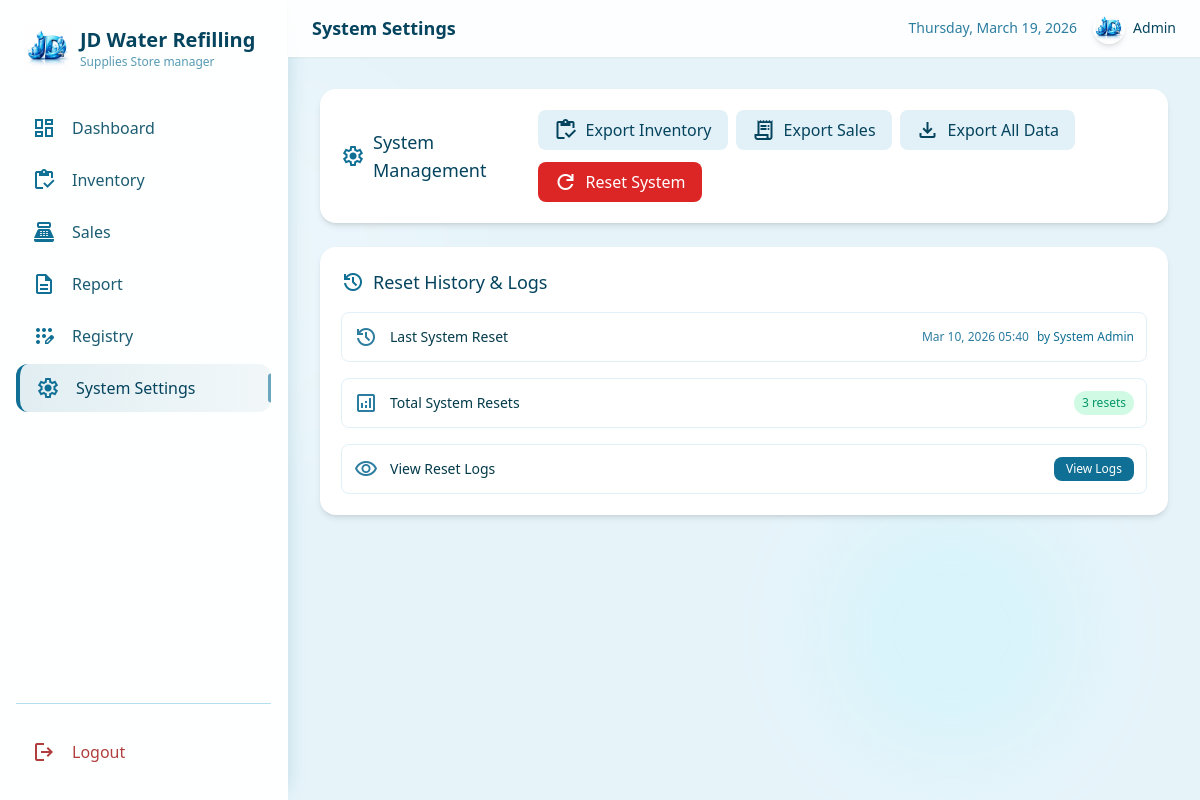
/admin/systemsettings.php (signed in), run on the app's committed database.
### tables this page shows
CREATE TABLE `system_reset_logs` (
  `id` int(11) NOT NULL,
  `reset_timestamp` timestamp NOT NULL DEFAULT current_timestamp(),
  `admin_user` varchar(100) DEFAULT 'System Admin',
  `total_sales_orders_before` int(11) DEFAULT 0,
  `total_sales_items_before` int(11) DEFAULT 0,
  `total_inventory_logs_before` int(11) DEFAULT 0,
  `total_reports_before` int(11) DEFAULT 0,
  `total_stock_value_before` decimal(12,2) DEFAULT 0.00,
  `reset_reason` varchar(255) DEFAULT 'Manual system reset',
  `backup_data` longtext DEFAULT NULL CHECK (json_valid(`backup_data`)),
  `status` enum('completed','failed') DEFAULT 'completed',
  `notes` text DEFAULT NULL
);

### admin/systemsettings.php (the view, shortened to what this page needs)
<?php
require_once __DIR__ . '/../config/connect.php';
?>
<!DOCTYPE html>
<html lang="en">
<head>
  <script src="https://cdn.tailwindcss.com"></script>
</head>
<body class="bg-[#e6f4fa] font-sans antialiased text-[#043b4a] min-h-screen flex">
  <?php include '../includes/sidebar.php'; ?>
  <div class="flex-1 flex flex-col w-full min-w-0">
    <header class="bg-white/90 backdrop-blur-md border-b border-white/40 px-3 sm:px-4 lg:px-6 py-2 sm:py-3 flex items-center justify-between sticky top-0 z-10 shadow-sm">
      <div class="flex items-center gap-2 sm:gap-3 min-w-0 flex-1 lg:ml-0 ml-12">
        <h1 class="text-sm sm:text-base lg:text-lg xl:text-xl font-light text-[#05445E] truncate">
          <span class="font-semibold">System Settings</span>
        </h1>
      </div>
      <div class="flex items-center gap-2 sm:gap-4 flex-shrink-0">
        <div class="hidden lg:block text-sm text-[#2c7da0]"><?= date('l, F j, Y') ?></div>
        <div class="flex items-center gap-1.5 sm:gap-2 cursor-pointer group">
          <img src="../assets/images/logo.jpg" alt="JD Logo" class="w-6 h-6 sm:w-8 sm:h-8 rounded-full object-contain shadow-md">
          <span class="hidden sm:block text-xs sm:text-sm font-medium text-[#05445E] group-hover:text-[#0f6f94] whitespace-nowrap">Admin</span>
        </div>
      </div>
    </header>
    <main class="flex-1 p-4 sm:p-6 lg:p-8 overflow-y-auto">
      <div class="bg-white rounded-2xl p-5 shadow-md border border-white/40 mb-6">
        <div class="flex flex-col sm:flex-row justify-between items-start sm:items-center gap-4">
          <h2 class="text-lg font-medium text-[#05445E] flex items-center gap-2">
            <span class="material-symbols-outlined text-[#0f6f94]">settings</span> System Management
          </h2>
          <div class="flex flex-wrap gap-3">
            <div class="flex gap-2">
              <button id="exportInventoryBtn" class="flex items-center gap-2 px-4 py-2 bg-[#e2f0f7] text-[#05445E] rounded-lg hover:bg-[#cee9f5] transition export-btn" data-type="inventory">
                <span class="material-symbols-outlined">inventory</span>
                Export Inventory
              </button>
              <button id="exportSalesBtn" class="flex items-center gap-2 px-4 py-2 bg-[#e2f0f7] text-[#05445E] rounded-lg hover:bg-[#cee9f5] transition export-btn" data-type="sales">
                <span class="material-symbols-outlined">receipt_long</span>
                Export Sales
              </button>
              <button id="exportAllBtn" class="flex items-center gap-2 px-4 py-2 bg-[#e2f0f7] text-[#05445E] rounded-lg hover:bg-[#cee9f5] transition export-btn" data-type="all">
                <span class="material-symbols-outlined">file_download</span>
                Export All Data
              </button>
            </div>
            <button id="resetSystemBtn" class="flex items-center gap-2 px-4 py-2 bg-[#dc2626] text-white rounded-lg hover:bg-[#b91c1c] transition">
              <span class="material-symbols-outlined">refresh</span>
              Reset System
            </button>
          </div>
        </div>
      </div>
      <div class="bg-white rounded-2xl p-5 shadow-md border border-white/40">
        <h3 class="text-lg font-medium text-[#05445E] mb-4 flex items-center gap-2">
          <span class="material-symbols-outlined text-[#0f6f94]">history</span>
          Reset History & Logs
        </h3>
        <div class="space-y-4">
            <div class="settings-item flex items-center justify-between p-3 rounded-lg border border-[#e2f0f7]">
              <div class="flex items-center gap-3">
                <span class="material-symbols-outlined text-[#2c7da0]">restore</span>
                <span class="text-sm font-medium">Last System Reset</span>
              </div>
              <div class="flex items-center gap-2">
                <?php
                $lastResetQuery = "SELECT reset_timestamp, admin_user FROM system_reset_logs ORDER BY reset_timestamp DESC LIMIT 1";
                $lastResetResult = $conn->query($lastResetQuery);
                if ($lastResetResult && $lastResetResult->num_rows > 0) {
                    $lastReset = $lastResetResult->fetch_assoc();
                    echo '<span class="text-xs text-[#2c7da0]">' . date('M d, Y H:i', strtotime($lastReset['reset_timestamp'])) . '</span>';
                    echo '<span class="text-xs text-[#0f6f94] font-medium">by ' . htmlspecialchars($lastReset['admin_user']) . '</span>';
                } else {
                    echo '<span class="text-xs text-[#6b7280]">No resets recorded</span>';
                }
                ?>
              </div>
            </div>
            <div class="settings-item flex items-center justify-between p-3 rounded-lg border border-[#e2f0f7]">
              <div class="flex items-center gap-3">
                <span class="material-symbols-outlined text-[#2c7da0]">analytics</span>
                <span class="text-sm font-medium">Total System Resets</span>
              </div>
              <div class="flex items-center gap-2">
                <?php
                $totalResetsQuery = "SELECT COUNT(*) as total FROM system_reset_logs";
                $totalResetsResult = $conn->query($totalResetsQuery);
                $totalResets = $totalResetsResult->fetch_assoc()['total'] ?? 0;
                echo '<span class="status-enabled px-2 py-1 rounded-full text-xs font-medium">' . $totalResets . ' resets</span>';
                ?>
              </div>
            </div>
            <div class="settings-item flex items-center justify-between p-3 rounded-lg border border-[#e2f0f7]">
              <div class="flex items-center gap-3">
                <span class="material-symbols-outlined text-[#2c7da0]">visibility</span>
                <span class="text-sm font-medium">View Reset Logs</span>
              </div>
              <div class="flex items-center gap-2">
                <button onclick="viewResetLogs()" class="px-3 py-1 bg-[#0f6f94] text-white text-xs rounded-lg hover:bg-[#0b5a7a] transition">
                  View Logs
                </button>
              </div>
            </div>
          </div>
        </div>
      </div>
  <div class="fixed inset-0 -z-10 pointer-events-none overflow-hidden">
    <div class="absolute w-64 h-64 rounded-full bg-cyan-200/20 blur-2xl bottom-[5%] right-[10%] bg-bubble-float" style="animation-delay: -5s;"></div>
  </div>
</body>
</html>

### admin/systemsettings.php (style rules this page uses)
.bg-bubble-float { animation: floatBubble 18s infinite ease-in-out; }
.settings-item { transition: all 0.2s ease; }
.status-enabled { color: #059669; background: #d1fae5; }

### data on the page
system_reset_logs: reset_timestamp "Mar 10, 2026 05:40", admin_user "System Admin"

### other printed values
$totalResets "3"
